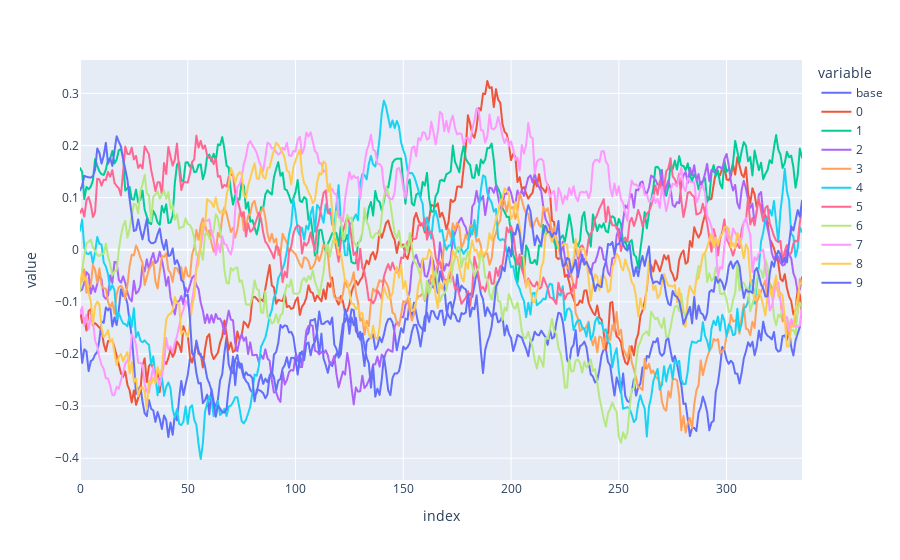

The cell this chart's notebook holds for it:
### Code cell
date_range = pd.date_range(
    start = curr_date - timedelta(days=10),
    end = curr_date + timedelta(days=3, hours=23),
    freq = 'h'
)

trend_effects = gen_effects(n_periods=date_range.shape[0], num_objs=num_objs, window=64)

px.line(trend_effects)

### Figure 1 — Plotly figure (JSON) as saved in the notebook; plotly's stock layout.template omitted (floating-point values rounded to 4 significant figures; data arrays with more than 128 entries replaced by an {"elided": "..."} marker saying what was removed)
{"data": [{"hovertemplate": "variable=base<br>index=%{x}<br>value=%{y}<extra></extra>", "legendgroup": "base", "line": {"color": "#636efa", "dash": "solid"}, "marker": {"symbol": "circle"}, "mode": "lines", "name": "base", "showlegend": true, "type": "scattergl", "x": {"elided": "336 int values"}, "xaxis": "x", "y": {"elided": "336 float values"}, "yaxis": "y"}, {"hovertemplate": "variable=0<br>index=%{x}<br>value=%{y}<extra></extra>", "legendgroup": "0", "line": {"color": "#EF553B", "dash": "solid"}, "marker": {"symbol": "circle"}, "mode": "lines", "name": "0", "showlegend": true, "type": "scattergl", "x": {"elided": "336 int values"}, "xaxis": "x", "y": {"elided": "336 float values"}, "yaxis": "y"}, {"hovertemplate": "variable=1<br>index=%{x}<br>value=%{y}<extra></extra>", "legendgroup": "1", "line": {"color": "#00cc96", "dash": "solid"}, "marker": {"symbol": "circle"}, "mode": "lines", "name": "1", "showlegend": true, "type": "scattergl", "x": {"elided": "336 int values"}, "xaxis": "x", "y": {"elided": "336 float values"}, "yaxis": "y"}, {"hovertemplate": "variable=2<br>index=%{x}<br>value=%{y}<extra></extra>", "legendgroup": "2", "line": {"color": "#ab63fa", "dash": "solid"}, "marker": {"symbol": "circle"}, "mode": "lines", "name": "2", "showlegend": true, "type": "scattergl", "x": {"elided": "336 int values"}, "xaxis": "x", "y": {"elided": "336 float values"}, "yaxis": "y"}, {"hovertemplate": "variable=3<br>index=%{x}<br>value=%{y}<extra></extra>", "legendgroup": "3", "line": {"color": "#FFA15A", "dash": "solid"}, "marker": {"symbol": "circle"}, "mode": "lines", "name": "3", "showlegend": true, "type": "scattergl", "x": {"elided": "336 int values"}, "xaxis": "x", "y": {"elided": "336 float values"}, "yaxis": "y"}, {"hovertemplate": "variable=4<br>index=%{x}<br>value=%{y}<extra></extra>", "legendgroup": "4", "line": {"color": "#19d3f3", "dash": "solid"}, "marker": {"symbol": "circle"}, "mode": "lines", "name": "4", "showlegend": true, "type": "scattergl", "x": {"elided": "336 int values"}, "xaxis": "x", "y": {"elided": "336 float values"}, "yaxis": "y"}, {"hovertemplate": "variable=5<br>index=%{x}<br>value=%{y}<extra></extra>", "legendgroup": "5", "line": {"color": "#FF6692", "dash": "solid"}, "marker": {"symbol": "circle"}, "mode": "lines", "name": "5", "showlegend": true, "type": "scattergl", "x": {"elided": "336 int values"}, "xaxis": "x", "y": {"elided": "336 float values"}, "yaxis": "y"}, {"hovertemplate": "variable=6<br>index=%{x}<br>value=%{y}<extra></extra>", "legendgroup": "6", "line": {"color": "#B6E880", "dash": "solid"}, "marker": {"symbol": "circle"}, "mode": "lines", "name": "6", "showlegend": true, "type": "scattergl", "x": {"elided": "336 int values"}, "xaxis": "x", "y": {"elided": "336 float values"}, "yaxis": "y"}, {"hovertemplate": "variable=7<br>index=%{x}<br>value=%{y}<extra></extra>", "legendgroup": "7", "line": {"color": "#FF97FF", "dash": "solid"}, "marker": {"symbol": "circle"}, "mode": "lines", "name": "7", "showlegend": true, "type": "scattergl", "x": {"elided": "336 int values"}, "xaxis": "x", "y": {"elided": "336 float values"}, "yaxis": "y"}, {"hovertemplate": "variable=8<br>index=%{x}<br>value=%{y}<extra></extra>", "legendgroup": "8", "line": {"color": "#FECB52", "dash": "solid"}, "marker": {"symbol": "circle"}, "mode": "lines", "name": "8", "showlegend": true, "type": "scattergl", "x": {"elided": "336 int values"}, "xaxis": "x", "y": {"elided": "336 float values"}, "yaxis": "y"}, {"hovertemplate": "variable=9<br>index=%{x}<br>value=%{y}<extra></extra>", "legendgroup": "9", "line": {"color": "#636efa", "dash": "solid"}, "marker": {"symbol": "circle"}, "mode": "lines", "name": "9", "showlegend": true, "type": "scattergl", "x": {"elided": "336 int values"}, "xaxis": "x", "y": {"elided": "336 float values"}, "yaxis": "y"}], "layout": {"legend": {"title": {"text": "variable"}, "tracegroupgap": 0}, "margin": {"t": 60}, "xaxis": {"anchor": "y", "domain": [0, 1], "title": {"text": "index"}}, "yaxis": {"anchor": "x", "domain": [0, 1], "title": {"text": "value"}}}}
